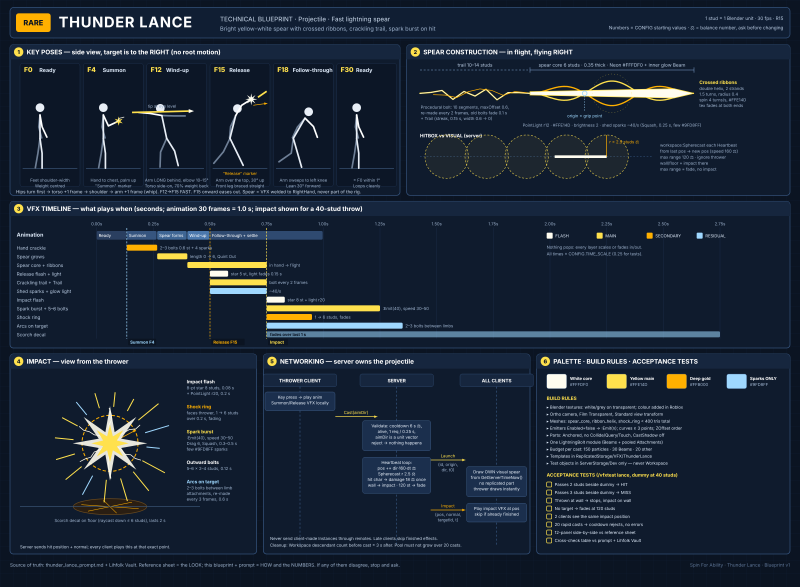
#> input picture images/abilities/thunder_lance_blueprint.png, 2400 x 1760 px, found by its file name (shown at 1/3 size)
$ python compose_thunder_lance_stage2.py
#> lines starting #> are read from the running program, lines starting #| are printed output that depends on the picture
"""Spin for Abilities - Thunder Lance stage 2 sheet: blueprint pose panel | side | 3/4 front, per key.

Run with the system Python (needs Pillow), after render_thunder_lance_poses.py:
    python compose_thunder_lance_stage2.py
The reference is images/abilities/thunder_lance_blueprint.png, section 1 (6 key poses: F0, F4, F12,
F15, F18, F30). The 12-panel sheet named in the prompt was never provided, so the in-between keys
(F8, F13, F14, F24) have no reference panel.
Writes Game/assets/vfx/previews/thunder_lance_stage2_poses.png.
"""
import os
from PIL import Image, ImageDraw, ImageFont

ROOT = r"C:\Roblox\Spin for ability"
REF = os.path.join(ROOT, "images", "abilities", "thunder_lance_blueprint.png")
POSES = os.path.join(ROOT, "Game", "assets", "vfx", "previews", "thunder_lance")
OUT = os.path.join(ROOT, "Game", "assets", "vfx", "previews", "thunder_lance_stage2_poses.png")

# Blueprint section 1 panel boxes (2400x1760 sheet): 6 columns, measured on the panel borders.
PANEL_X = [(50, 240), (240, 430), (430, 620), (620, 810), (810, 1000), (1000, 1190)]
PANEL_Y = (190, 562)
# frame, blueprint panel (1-6 or None), label
SHOTS = [(0, 1, "ready"), (4, 2, "SUMMON (marker)"), (8, None, "spear formed"), (12, 3, "wind-up peak"),
         (13, None, "hold"), (14, None, "whip"), (15, 4, "RELEASE (marker)"), (18, 5, "follow-through"),
         (24, None, "settle"), (30, 6, "ready (= F0)")]
CW, CH, PAD, LABEL = 230, 320, 8, 24


def font(size):
    for name in ("segoeuib.ttf", "arialbd.ttf"):
        try:
            return ImageFont.truetype(name, size)
        except OSError:
            pass
    return ImageFont.load_default()


def fit(img):
    img = img.copy()
    img.thumbnail((CW, CH))
    cell = Image.new("RGB", (CW, CH), (20, 21, 26))
    cell.paste(img, ((CW - img.width) // 2, (CH - img.height) // 2))
    return cell


def crop_pose(img):
    """Pose renders are 600x800 with the character in the middle; trim the empty floor and sky."""
    return img.crop((70, 160, 530, 720))


def main():
    ref = Image.open(REF).convert("RGB")
#> ref is the input picture: PIL image 2400x1760 RGB; mean R, G, B 26.5, 38.2, 54

    def ref_cell(f, p):
        if p is None:
            cell = Image.new("RGB", (CW, CH), (20, 21, 26))
            d = ImageDraw.Draw(cell)
            d.text((14, CH // 2 - 10), "no reference panel", fill=(120, 124, 135), font=font(16))
            return cell
        x0, x1 = PANEL_X[p - 1]
        return fit(ref.crop((x0, PANEL_Y[0], x1, PANEL_Y[1])))

    rows = [("Blueprint (section 1)", ref_cell),
            ("Side (target to the right)", lambda f, p: fit(crop_pose(Image.open(os.path.join(POSES, f"pose_side_{f:02d}.png")).convert("RGB")))),
            ("3/4 front", lambda f, p: fit(crop_pose(Image.open(os.path.join(POSES, f"pose_34_{f:02d}.png")).convert("RGB"))))]
    W = PAD + len(SHOTS) * (CW + PAD)
    H = 44 + PAD + len(rows) * (LABEL * 2 + CH + PAD)
    sheet = Image.new("RGB", (W, H), (32, 33, 38))
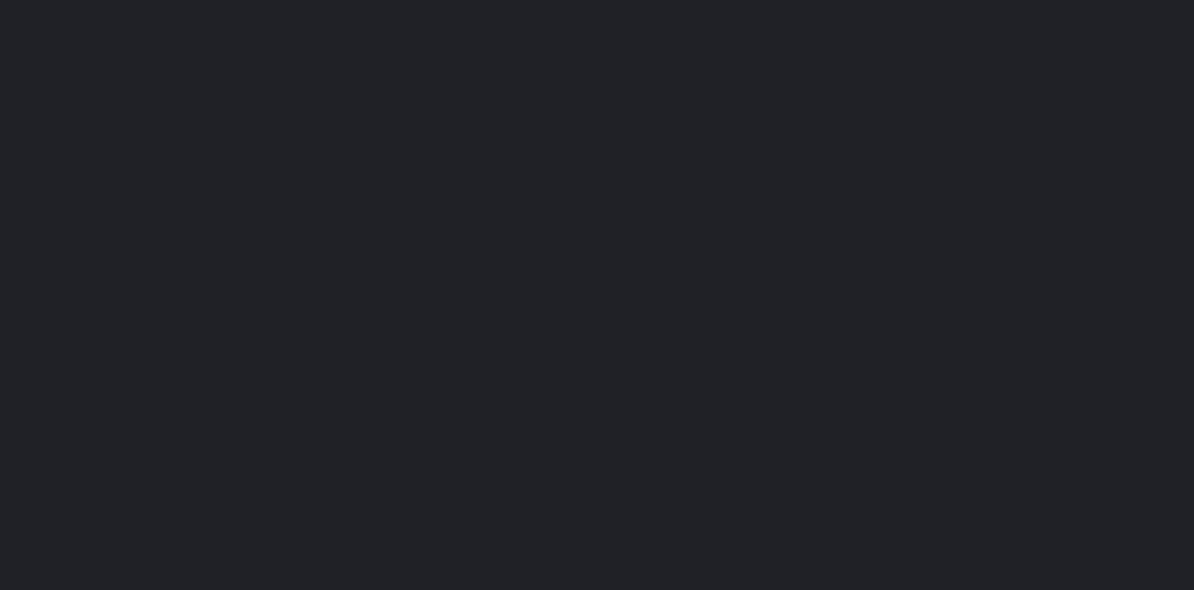
#> sheet: PIL image 2388x1180 RGB (shown at 1/2 size); mean R, G, B 32, 33, 38
    d = ImageDraw.Draw(sheet)
    d.text((PAD, 10), "Thunder Lance - Stage 2: blocking (stepped keys). Yellow = 6-stud stand-in spear, grip on RightHand, aimed at the target.",
           fill=(242, 251, 255), font=font(20))
    y = 44 + PAD
    for title, get in rows:
        d.text((PAD, y), title, fill=(235, 235, 240), font=font(19))
        y += LABEL
        for i, (f, p, label) in enumerate(SHOTS):
            x = PAD + i * (CW + PAD)
            marker = label.isupper() or "(marker)" in label
            d.text((x + 4, y), f"F{f}  {label}" + (f"  [panel {p}]" if title.startswith("Blueprint") and p else ""),
                   fill=(255, 220, 60) if marker else (210, 210, 215), font=font(14))
            sheet.paste(get(f, p), (x, y + LABEL))
        y += LABEL + CH + PAD
#> this loop made 2 passes
#> y on pass 1: 428
#> y on pass 2: 452
#> pass 1, in fit, `img = img.copy()`:
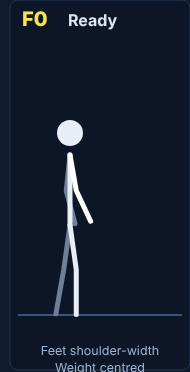
#> img: PIL image 190x372 RGB; mean R, G, B 21.3, 31.5, 47.3
#> pass 1, in fit, `cell = Image.new("RGB", (CW, CH), (20, 21, 26))`:
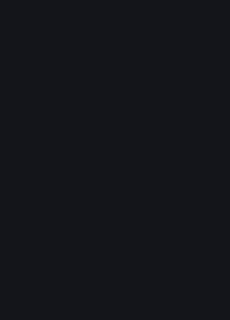
#> cell: PIL image 230x320 RGB; mean R, G, B 20, 21, 26
#> pass 1, in fit (call 2), `img = img.copy()`:
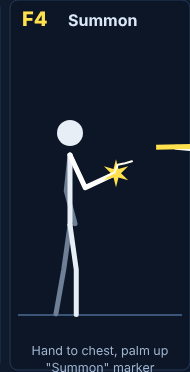
#> img: PIL image 190x372 RGB; mean R, G, B 23, 33, 48.1
#> pass 1, in fit (call 3), `img = img.copy()`:
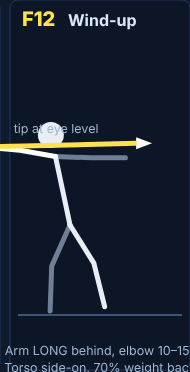
#> img: PIL image 190x372 RGB; mean R, G, B 25.2, 35.2, 49.5
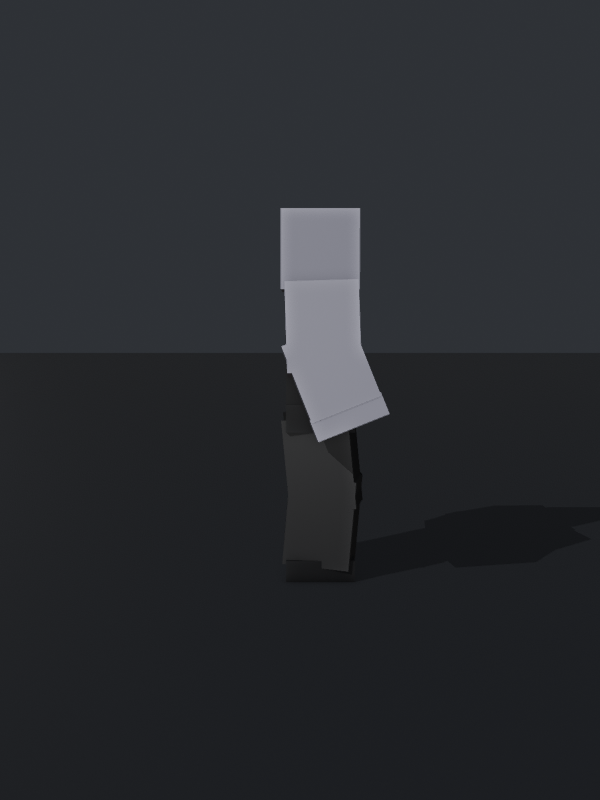
#> input picture Game/assets/vfx/previews/thunder_lance/pose_side_00.png, 600 x 800 px, found by its file name
#> after the loop:
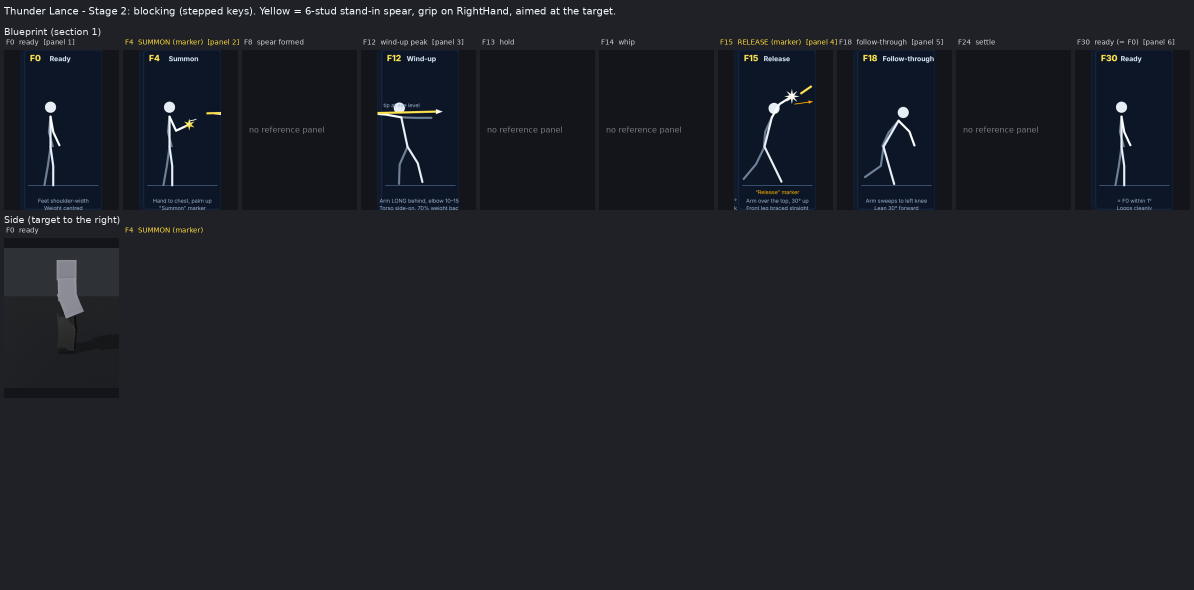
#> sheet: PIL image 2388x1180 RGB (shown at 1/2 size); mean R, G, B 30.3, 32.3, 38.3
#> after the loop, y = 452
    sheet.save(OUT)
    print("wrote", OUT, sheet.size)


#> (the run stopped early here; a loop or call above may not have finished)
